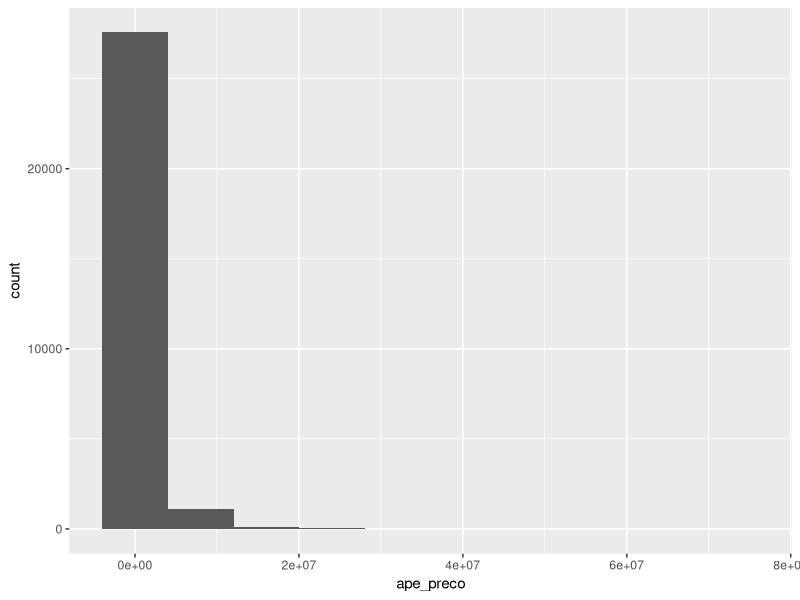
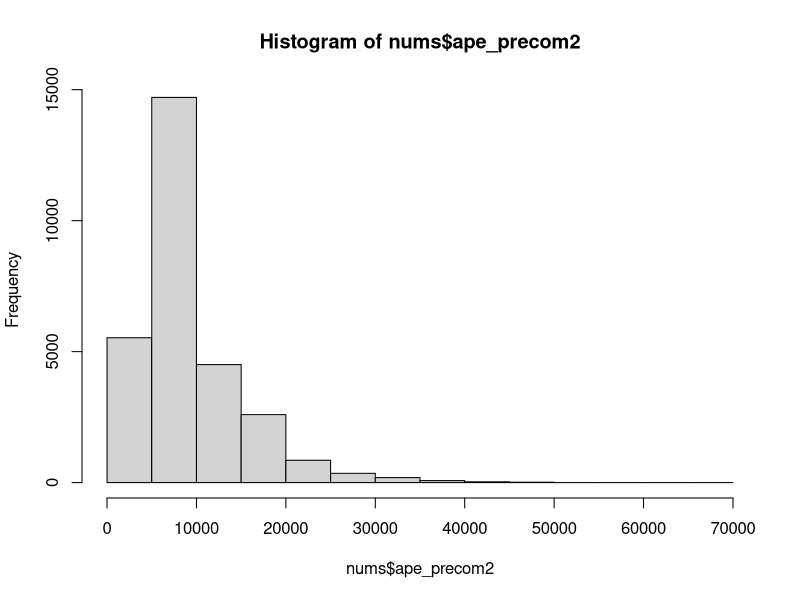
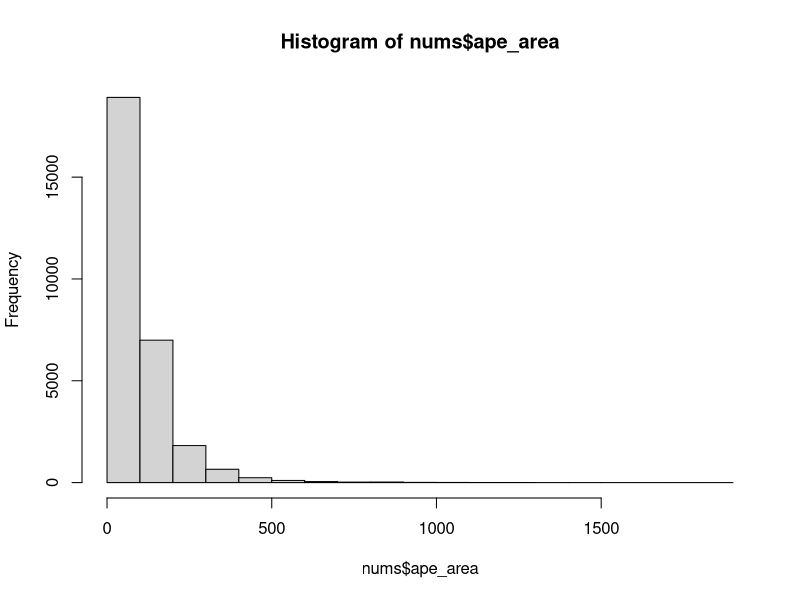
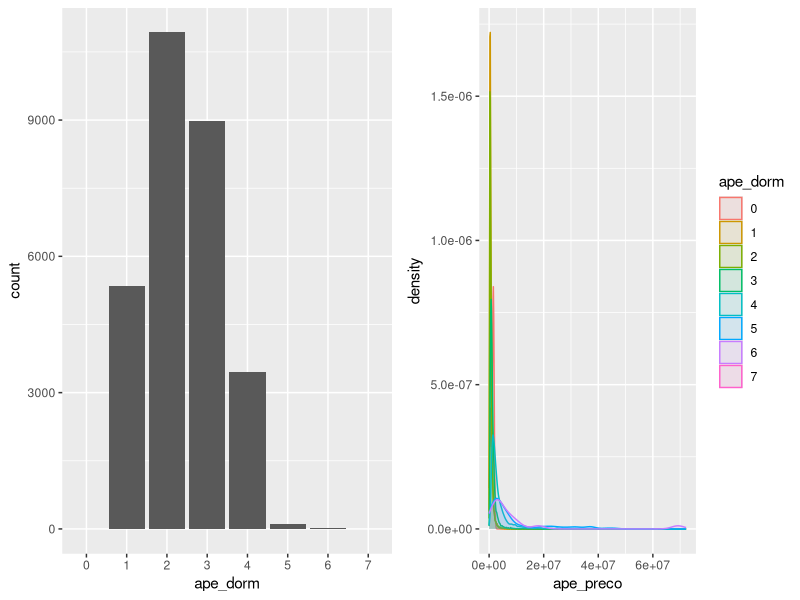
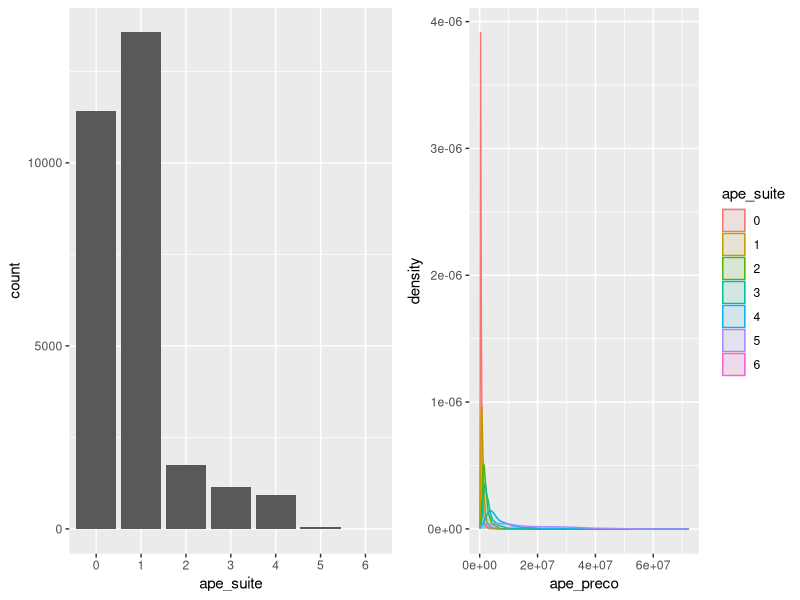
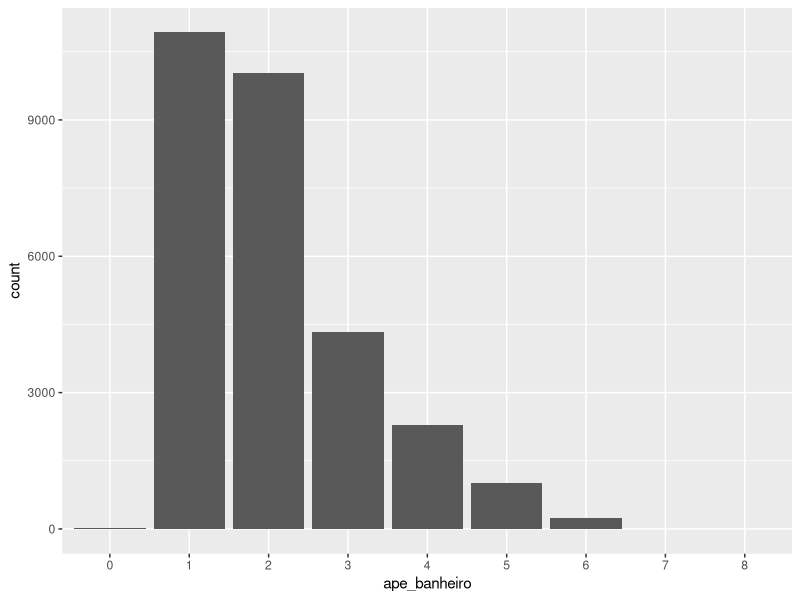
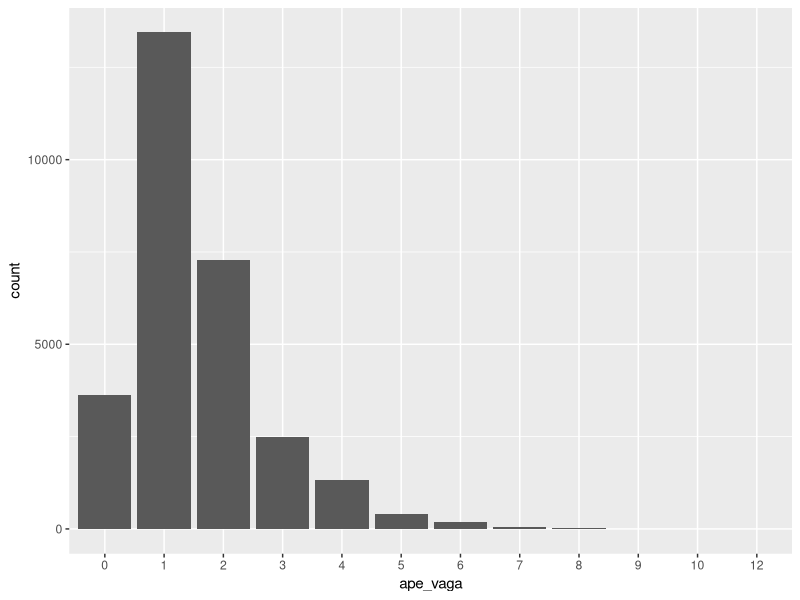
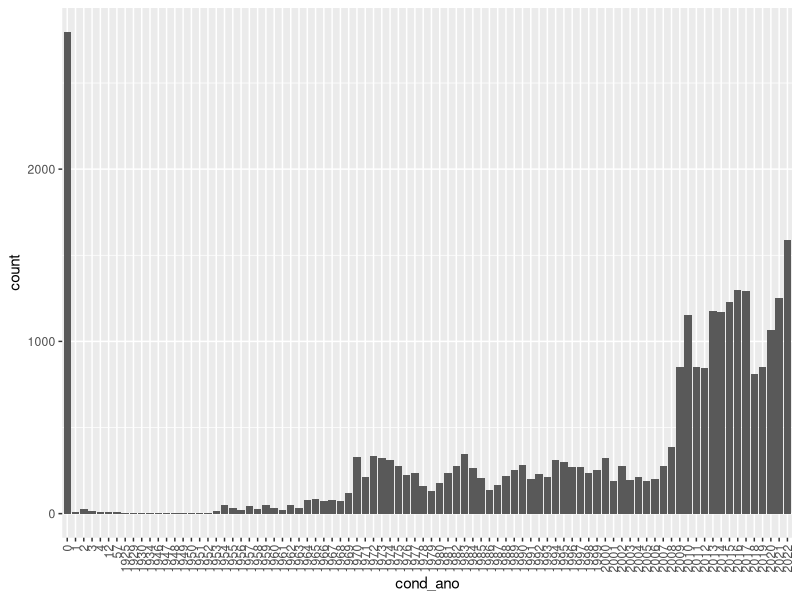

Write the R code that produced these figures, in order. (Note: this script raises an error after producing the figures.)
#######
# 0.0 IMPORTS
#######

pacotes <- c('tidyverse', 'data.table', 'gridExtra')

if(sum(as.numeric(!pacotes %in% installed.packages())) != 0){
  instalador <- pacotes[!pacotes %in% installed.packages()]
  for(i in 1:length(instalador)) {
    install.packages(instalador, dependencies = T)
    break()}
  sapply(pacotes, require, character = T) 
} else {
  sapply(pacotes, require, character = T) 
}

#######
# 0.1 FUNCTIONS
#######

#######
# 0.2 IMPORTING DATA
#######

# DF webscrap LOF
df_raw_loft <- read.csv("data/loft_final.csv")
#ajustando campo de precos em str
df_raw_loft$ape_preco <- df_raw_loft$ape_preco %>% str_replace_all("\\D","") %>% as.numeric()

# DF DB
df_raw_gi <- read.csv("data/gi_final.csv")
df0 <- df_raw_loft %>% rbind(df_raw_gi)

#######
# 1.0 DATA DESCRIPTION
#######

df1 <- copy(df0)

# 1.1. Rename Columns
names(df1) #ajustado nos scripts separados

# 1.2. Data Dimensions
dim(df1)

# 1.3. Data Types
str(df1)

# 1.4. Check NAs
colSums(is.na(df1))

# 1.5. Fillout NAs
#neste ciclo vou dropar todas as colunas com NAs para rodar o modelo
df1 <- df1 %>% drop_na(ape_banheiro, ape_dorm, latitude, cond_ano, sp_nome)

# 1.6. Change Types

# changing for factors
# DADOS DO APE
df1$ape_dorm <- df1$ape_dorm %>% as.factor()
df1$ape_suite <- df1$ape_suite %>% as.factor()
df1$ape_banheiro <- df1$ape_banheiro %>% as.factor()
df1$ape_vaga <- df1$ape_vaga %>% as.factor()

# DADOS DO CONDOMINIO
df1$cond_ano <- df1$cond_ano %>% as.factor()
df1$cond_n_torres <- df1$cond_n_torres %>% as.factor()
df1$cond_elevador <- df1$cond_elevador %>% as.factor()
# - AREAS COMUNS
df1$salao.de.festas <- df1$salao.de.festas %>% as.factor()
df1$espaco.gourmet <- df1$espaco.gourmet %>% as.factor()
df1$academia <- df1$academia %>% as.factor()
df1$salao.de.jogos <- df1$salao.de.jogos %>% as.factor()
df1$brinquedoteca <- df1$brinquedoteca %>% as.factor()
df1$playground <- df1$playground %>% as.factor()
df1$churrasqueira <- df1$churrasqueira %>% as.factor()
df1$quadra <- df1$quadra %>% as.factor()
df1$area.verde <- df1$area.verde %>% as.factor()
df1$piscina <- df1$piscina %>% as.factor()
df1$espaco.zen <- df1$espaco.zen %>% as.factor()
df1$lavanderia <- df1$lavanderia %>% as.factor()
df1$coworking <- df1$coworking %>% as.factor()
df1$espaco.mulher <- df1$espaco.mulher %>% as.factor()
df1$salao.de.festas.infantil <- df1$salao.de.festas.infantil %>% as.factor()

# DADOS GEOGRAFICOS
df1$zeu <- df1$zeu %>% as.factor()
df1$sp_nome <- df1$sp_nome %>% as.factor()

# ORIGEM DF
df1$gi_df <- df1$gi_df %>% as.factor()


# 1.7. Descriptive Statistical
summary(df1)

#######
# 2.0 FEATURE ENGINEERING
#######
df2 <- copy(df1)
# próximo ciclo

#######
# 3.0 FEATURE FILTERING
#######
df3 <- copy(df2)

# Colunas
# - remover salao.de.festas.infantil / espaco.mulher - removidos do projeto
df3 <- df3[-c(26,27)]


#######
# 4.0 EDA
#######
df4 <- copy(df3)

# Análise univariada
## Variável resposta
ggplot(df4, aes(x=ape_preco)) + geom_histogram(bins=10)

## >>>>>>>>>>>>>>>>>>>>>>>>>>>>>>>>>>>>>>>>>>>>>>>>>>>>>>>>>>>>>>>>>>>>>>>>>>>>>>>>>>>>>>Variáveis numéricas
nums <- dplyr::select_if(df4, is.numeric)
hist(nums$ape_precom2)
hist(nums$ape_area)

## >>>>>>>>>>>>>>>>>>>>>>>>>>>>>>>>>>>>>>>>>>>>>>>>>>>>>>>>>>>>>>>>>>>>>>>>>>>>>>>>>>>>>>Variáveis categoricas
fact_ <- dplyr::select_if(df4, is.factor)

# DADOS APE
plot1 <- ggplot(fact_, aes(x=ape_dorm), Freq) + geom_bar()
plot2 <- ggplot(df4, aes(x=ape_preco, fill=ape_dorm, colour=ape_dorm)) + geom_density(alpha=0.1)
grid.arrange(plot1, plot2, ncol=2)

plot1 <- ggplot(fact_, aes(x=ape_suite), Freq) + geom_bar()
plot2 <- ggplot(df4, aes(x=ape_preco, fill=ape_suite, colour=ape_suite)) + geom_density(alpha=0.1)
grid.arrange(plot1, plot2, ncol=2)

ggplot(fact_, aes(x=ape_banheiro), Freq) + geom_bar()
ggplot(fact_, aes(x=ape_vaga), Freq) + geom_bar()
# DADOS CONDOMINIO
ggplot(fact_, aes(x=cond_ano), Freq) + geom_bar() + 
  theme(axis.text.x = element_text(angle = 90, vjust = 0.5, hjust=1)) #verificar condomininos com anos estranhos
ggplot(fact_, aes(x=cond_n_torres), Freq) + geom_bar() #condominios com mais de 10 torres? está estranho...
ggplot(fact_, aes(x=cond_elevador), Freq) + geom_bar()
# DADOS AREAS COMUNS
ggplot(fact_, aes(x=salao.de.festas), Freq) + geom_bar()
ggplot(fact_, aes(x=espaco.gourmet), Freq) + geom_bar()
ggplot(fact_, aes(x=academia), Freq) + geom_bar()
ggplot(fact_, aes(x=brinquedoteca), Freq) + geom_bar()
ggplot(fact_, aes(x=playground), Freq) + geom_bar()
ggplot(fact_, aes(x=churrasqueira), Freq) + geom_bar()
ggplot(fact_, aes(x=quadra), Freq) + geom_bar()
ggplot(fact_, aes(x=area.verde), Freq) + geom_bar()
ggplot(fact_, aes(x=piscina), Freq) + geom_bar()
ggplot(fact_, aes(x=espaco.zen), Freq) + geom_bar()
ggplot(fact_, aes(x=lavanderia), Freq) + geom_bar()
ggplot(fact_, aes(x=coworking), Freq) + geom_bar()
# DADOS ZEU
ggplot(fact_, aes(x=zeu), Freq) + geom_bar()

# Análise Bivariada

# --------- PREÇO MÉDIO POR SUBPREFEITURA - VALOR IMOVEL x ZEU
aux <- df4 %>% dplyr::select(ape_preco, sp_nome, zeu) %>% group_by(zeu, sp_nome) %>% summarise(media_sub = mean(ape_preco))
ggplot(aux, aes(x=sp_nome, y=media_sub, fill=zeu, color=zeu)) + geom_col(position = "dodge") + 
  theme(axis.text.x = element_text(angle = 90, vjust = 0.5, hjust=1))
# >>> EM VALORES MÉDIOS, OS PREÇOS DO APARTAMENTO ABSOLUTO FORA DO ZEU ESTÁ MAIS CARO DO QUE AQUELE QUE ESTÁ

# --------- PREÇO MÉDIO POR SUBPREFEITURA - VALOR IMOVEL POR M2 x ZEU
aux <- df4 %>% dplyr::select(ape_precom2, sp_nome, zeu) %>% group_by(zeu, sp_nome) %>% summarise(media_sub = mean(ape_precom2))
ggplot(aux, aes(x=sp_nome, y=media_sub, fill=zeu, color=zeu)) + geom_col(position = "dodge") + 
  theme(axis.text.x = element_text(angle = 90, vjust = 0.5, hjust=1))
# >>> ENTRETANTO, OS PREÇOS DO APARTAMENTO POR M2 INDICAM O OPOSTO. DESSA MANEIRA, HÁ APARTAMENTOS MAIORES FORA DO ZEU
# O QUE PROPICIA VALORES MAIS ALTOS.

# --------- PREÇO MÉDIO POR SUBPREFEITURA - AREA DO APARTAMENTO x ZEU
aux <- df4 %>% dplyr::select(ape_area, sp_nome, zeu) %>% group_by(zeu, sp_nome) %>% summarise(media_sub = mean(ape_area))
ggplot(aux, aes(x=sp_nome, y=media_sub, fill=zeu, color=zeu)) + geom_col(position = "dodge") + 
  theme(axis.text.x = element_text(angle = 90, vjust = 0.5, hjust=1))
# >>> PODEMOS CONFIRMAR ESTE PONTO AO ANALISAR A ÁREA MEDIA DO APARTAMENTO. EM GERAL, OS APARTAMENTOSO FORA DA ZEU
# SÃO MAIORES.

# --------- PREÇO MÉDIO POR SUBPREFEITURA - QTD DE DORMITORIOS x ZEU
aux <- df4 %>% dplyr::select(ape_dorm, sp_nome, zeu) %>% group_by(zeu, sp_nome, ape_dorm) %>% summarise(qtd_ = n())
aux$zona_ape_dorm <- paste0(aux$sp_nome, "_",aux$ape_dorm)
aux2 <- aux %>% dplyr::filter(zeu==1)
aux2$zona_ape_dorm <- paste0(aux2$sp_nome, "_",aux2$ape_dorm)

aux <- left_join(aux, aux2, by=c('zona_ape_dorm'='zona_ape_dorm'))
aux <- aux[-c(1, 5, 6, 7, 8)]

aux_col <- c("sub_pref","ape_dorm","qtd_n_zeu","qtd_c_zeu")
colnames(aux) <- aux_col
aux[is.na(aux)] <- 0

names(aux)
# CRIANDO TABELA PARA VISUALIZAR
aux %>%
  kable() %>%
  kable_styling(bootstrap_options = "striped", 
                full_width = F, 
                font_size = 22)


names(df4)

#######
# 5.0 DATA PREPARATION
#######

#######
# 6.0 FEATURE SELECTION
#######

#######
# 7.0 MACHINE LEARNING MODELLING
#######
